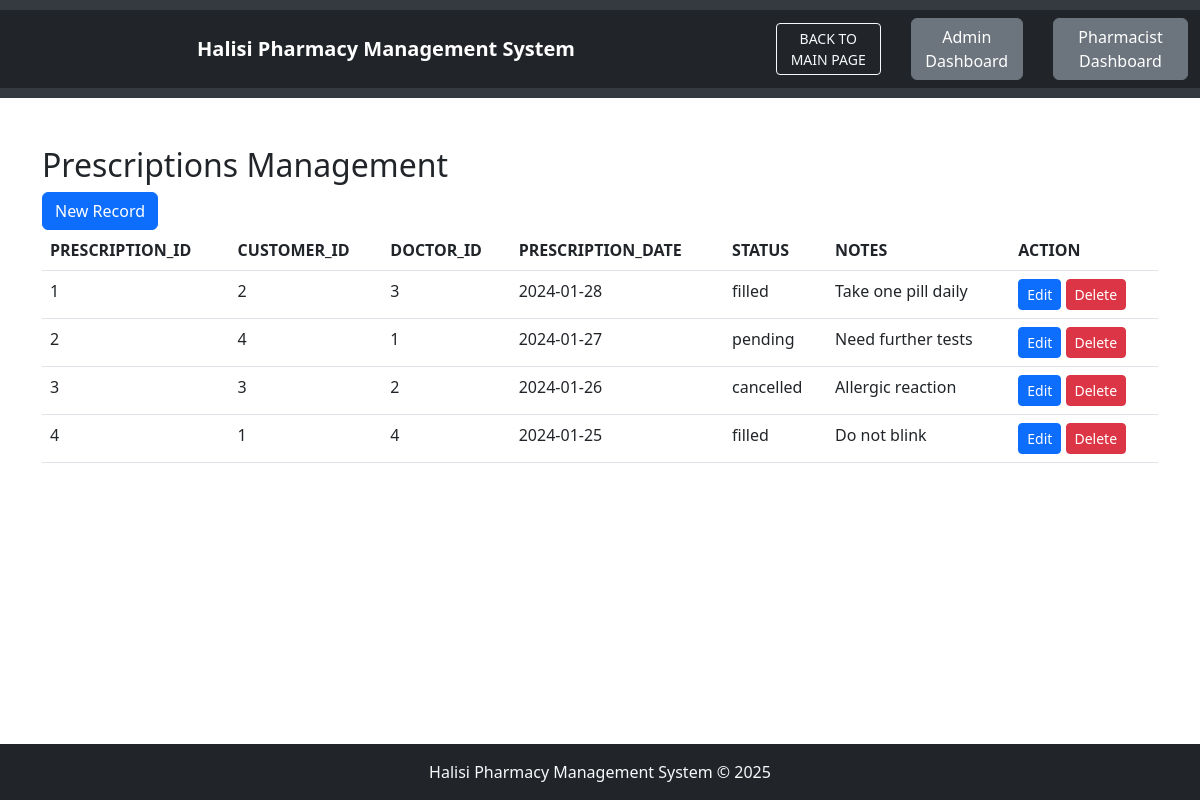
The page /prescriptions_management/prescriptions.php on the database its author committed.
### tables this page shows
CREATE TABLE `prescriptions` (
  `prescription_id` int(11) NOT NULL,
  `customer_id` int(11) NOT NULL,
  `doctor_id` int(11) NOT NULL,
  `prescription_date` date NOT NULL,
  `status` varchar(20) DEFAULT NULL CHECK (`status` in ('pending','filled','cancelled')),
  `notes` text DEFAULT NULL
);

### prescriptions_management/prescriptions.php (the view, shortened to what this page needs)
<!DOCTYPE html>
<html lang="en">
<head>
    <link rel="stylesheet" href="/PHARMACY/bootstrap-5.2.3-dist/css/bootstrap.min.css">
</head>
<body>
    <div class="container my-5">
        <h2>Prescriptions Management</h2>
        <a class="btn btn-primary" href="/PHARMACY/prescriptions_management/create.php" role="button">New Record</a>
        <br>
        <table class="table">
            <thead>
                <tr>
                    <th>PRESCRIPTION_ID</th>
                    <th>CUSTOMER_ID</th>
                    <th>DOCTOR_ID</th>
                    <th>PRESCRIPTION_DATE</th>
                    <th>STATUS</th>
                    <th>NOTES</th>
                    <th>ACTION</th>
                </tr>
            </thead>
            <tbody>
                <?php
                $servername = "localhost";
                $username = "root";
                $password = "";
                $dbname = "HALISI_PHARMACY_MGT_SYS";
                $conn = new mysqli($servername, $username, $password, $dbname);
                $sql = "SELECT * FROM prescriptions";
                $result = $conn->query($sql);
                while($row = $result->fetch_assoc()) {
                    echo "
                    <tr>
                    <td>$row[prescription_id]</td>
                    <td>$row[customer_id]</td>
                    <td>$row[doctor_id]</td>
                    <td>$row[prescription_date]</td>
                    <td>$row[status]</td>
                    <td>$row[notes]</td>
                    <td>
                    <a class='btn btn-primary btn-sm' href='/PHARMACY/prescriptions_management/edit.php?prescription_id=$row[prescription_id]'>Edit</a>
                    <a class='btn btn-danger btn-sm' href='/PHARMACY/prescriptions_management/delete.php?prescription_id=$row[prescription_id]'>Delete</a>
                    </td>
                </tr>
                    ";
                }
                ?>
            </tbody>
        </table>
    </div>
</body>
</html>

### prescriptions_management/footer.php (style rules this page uses)
body { display: flex; flex-direction: column; min-height: 100vh; margin: 0; }

### rows shown on the page
prescriptions: prescription_id "1", customer "2", doctor "3", prescription_date "2024-01-28", status "filled", notes "Take one pill daily"
prescriptions: prescription_id "2", customer "4", doctor "1", prescription_date "2024-01-27", status "pending", notes "Need further tests"
prescriptions: prescription_id "3", customer "3", doctor "2", prescription_date "2024-01-26", status "cancelled", notes "Allergic reaction"
prescriptions: prescription_id "4", customer "1", doctor "4", prescription_date "2024-01-25", status "filled", notes "Do not blink"
